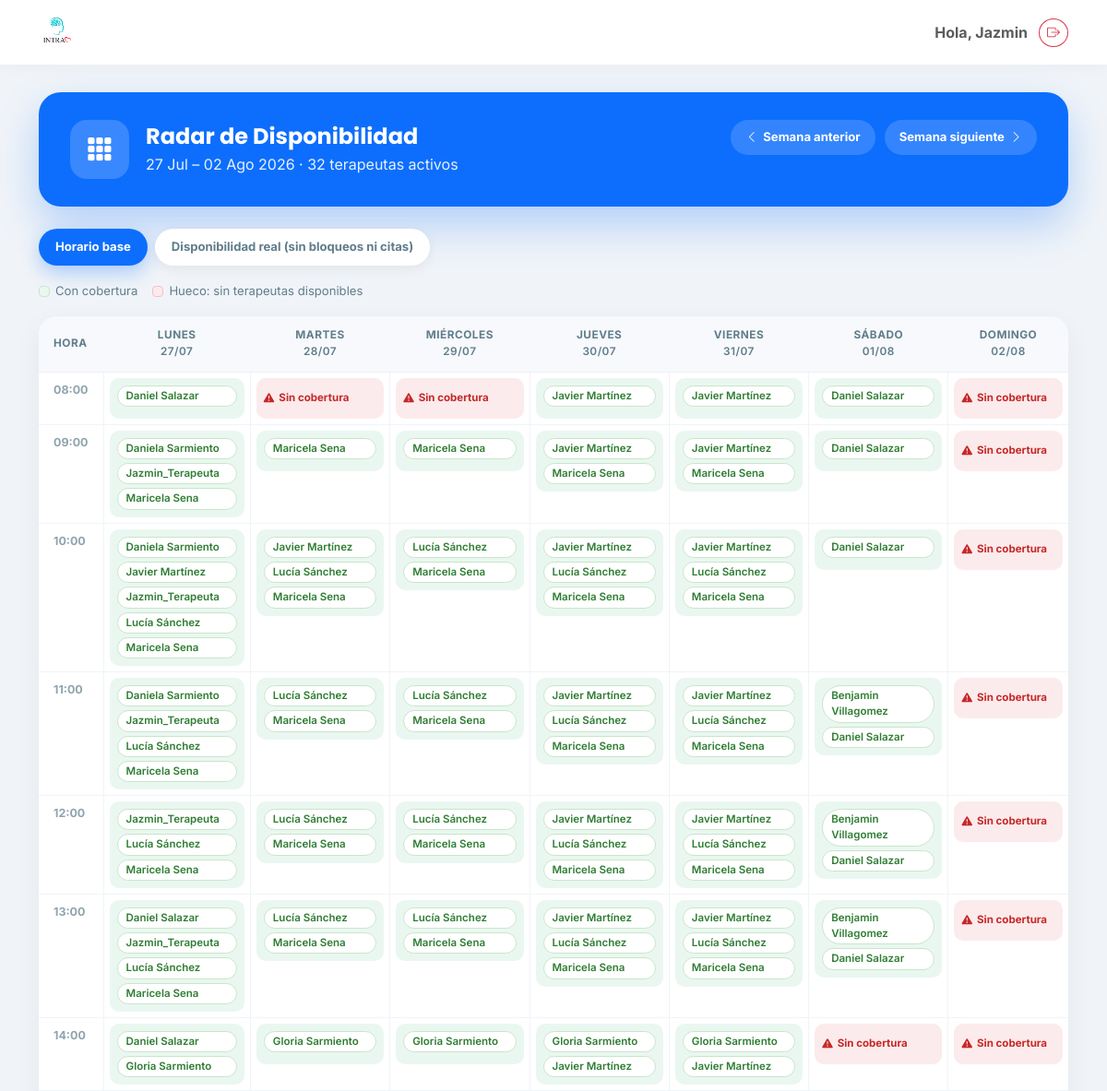
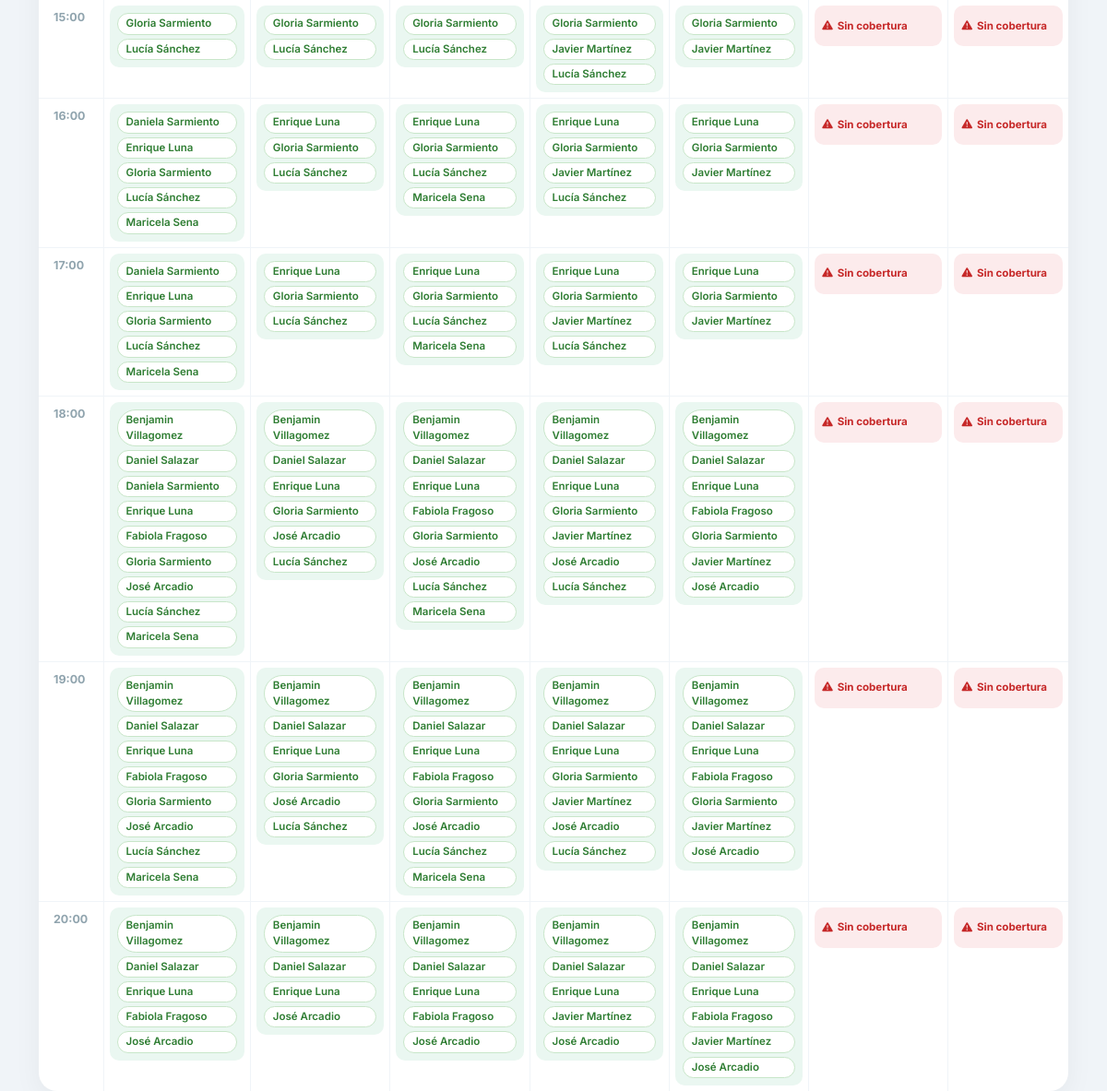
/disponibilidad/radar/ (signed in), run on the app's committed database (2 pictures, top to bottom).
### clinica/models.py (models this page shows, shortened)
class Terapeuta(models.Model):
    usuario = models.OneToOneField(User, on_delete=models.SET_NULL, null=True, blank=True, related_name='perfil_terapeuta')
    nombre = models.CharField(max_length=100)
    activo = models.BooleanField(default=True)

### clinica/views.py (the view)
# urls.py: path('disponibilidad/radar/', clinica_views.radar_disponibilidad_semanal, name='radar_disponibilidad_semanal'),
@login_required
def radar_disponibilidad_semanal(request):
    if not (request.user.is_staff or request.user.is_superuser):
        return redirect('home')
    hoy = timezone.localdate()
    lunes_actual = hoy - timedelta(days=hoy.weekday())
    semana_param = request.GET.get('semana', '')
    try:
        lunes = datetime.strptime(semana_param, '%Y-%m-%d').date() if semana_param else lunes_actual
        lunes = lunes - timedelta(days=lunes.weekday())
    except ValueError:
        lunes = lunes_actual
    fechas_semana = [lunes + timedelta(days=i) for i in range(7)]
    terapeutas = list(Terapeuta.objects.filter(activo=True).order_by('nombre'))
    terapeutas_ids = [t.id for t in terapeutas]
    terapeutas_by_id = {t.id: t for t in terapeutas}
    horarios_por_dia = defaultdict(list)
    for h in Horario.objects.filter(terapeuta_id__in=terapeutas_ids):
        horarios_por_dia[h.dia].append(h)
    bloqueos_por_terapeuta = defaultdict(list)
    for b in BloqueoAgendaTerapeuta.objects.filter(terapeuta_id__in=terapeutas_ids, activo=True):
        bloqueos_por_terapeuta[b.terapeuta_id].append(b)
    citas_por_terapeuta_fecha = defaultdict(list)
    citas_qs = Cita.objects.filter(
        terapeuta_id__in=terapeutas_ids,
        fecha__range=(fechas_semana[0], fechas_semana[-1]),
        estatus__in=Cita.ESTATUS_ACTIVOS,
    ).values('terapeuta_id', 'fecha', 'hora')
    for c in citas_qs:
        citas_por_terapeuta_fecha[(c['terapeuta_id'], c['fecha'])].append(c['hora'])
    dias_nombres = dict(DIAS_SEMANA)
    dias_header = [{'fecha': f, 'nombre': dias_nombres[f.weekday()]} for f in fechas_semana]
    filas = []
    for h in range(_RADAR_HORA_INICIO, _RADAR_HORA_FIN):
        slot_ini = time(h, 0)
        slot_fin = time(h + 1, 0) if h + 1 < 24 else time(23, 59)
        celdas = []
        for fecha in fechas_semana:
            dia_num = fecha.weekday()
            nombres_base = set()
            nombres_real = set()
            for horario in horarios_por_dia.get(dia_num, []):
                if not (horario.hora_inicio <= slot_ini < horario.hora_fin):
                    continue
                terapeuta = terapeutas_by_id.get(horario.terapeuta_id)
                if not terapeuta:
                    continue
                nombres_base.add(terapeuta.nombre)
                bloqueado = any(
                    b.bloquea_fecha_hora(fecha, slot_ini)
                    for b in bloqueos_por_terapeuta.get(horario.terapeuta_id, [])
                )
                if bloqueado:
                    continue
                ocupado = any(
                    slot_ini <= ho < slot_fin
                    for ho in citas_por_terapeuta_fecha.get((horario.terapeuta_id, fecha), [])
                )
                if ocupado:
                    continue
                nombres_real.add(terapeuta.nombre)
            celdas.append({
                'base': sorted(nombres_base),
                'real': sorted(nombres_real),
            })
        filas.append({'hora': f'{h:02d}:00', 'celdas': celdas})
    return render(request, 'clinica/radar_disponibilidad_semanal.html', {
        'dias_header': dias_header,
        'filas': filas,
        'lunes': lunes,
        'domingo': fechas_semana[-1],
        'semana_anterior': (lunes - timedelta(days=7)).isoformat(),
        'semana_siguiente': (lunes + timedelta(days=7)).isoformat(),
        'semana_actual': lunes_actual.isoformat(),
        'es_semana_actual': lunes == lunes_actual,
        'total_terapeutas': len(terapeutas),
    })

### clinica/models.py (called while the page is built)
    def aplica_en_fecha(self, fecha_obj):
        if not self.activo or not fecha_obj or fecha_obj < self.fecha_inicio:
            return False
        if self.alcance == self.ALCANCE_DIA_SEMANA and fecha_obj.weekday() != self.dia_semana:
            return False
        if self.tipo_bloqueo == self.TIPO_PERMANENTE:
            return True
        return bool(self.fecha_fin and self.fecha_inicio <= fecha_obj <= self.fecha_fin)

    def bloquea_fecha_hora(self, fecha_obj, hora_obj=None):
        if not self.aplica_en_fecha(fecha_obj):
            return False
        if self.hora_inicio and self.hora_fin and hora_obj:
            inicio = datetime.combine(self.fecha_inicio, self.hora_inicio)
            fecha_fin = self.fecha_fin if self.fecha_fin else self.fecha_inicio
            fin = datetime.combine(fecha_fin, self.hora_fin)
            fecha_hora_consulta = datetime.combine(fecha_obj, hora_obj)
            return inicio <= fecha_hora_consulta < fin
        return True

### clinica/templates/clinica/radar_disponibilidad_semanal.html (shortened to what this page needs)
{% extends 'clinica/base.html' %}
{% load static %}
{% block content %}
<div class="rd-hero">
    <div style="display:flex; align-items:center; gap:18px; min-width:280px;">
        <div class="rd-hero-icon"><i class="bi bi-grid-3x3-gap-fill"></i></div>
        <div>
            <h2 style="font-family:'Poppins',sans-serif; font-weight:700; margin:0 0 4px; font-size:1.5rem;">Radar de Disponibilidad</h2>
            <p style="margin:0; opacity:.9; font-size:1rem;">
                {{ lunes|date:"d M" }} – {{ domingo|date:"d M Y" }} · {{ total_terapeutas }} terapeuta{{ total_terapeutas|pluralize }} activo{{ total_terapeutas|pluralize }}
            </p>
        </div>
    </div>
    <div class="rd-nav">
        <a href="?semana={{ semana_anterior }}" class="rd-nav-btn"><i class="bi bi-chevron-left"></i> Semana anterior</a>
        <a href="?semana={{ semana_siguiente }}" class="rd-nav-btn">Semana siguiente <i class="bi bi-chevron-right"></i></a>
    </div>
</div>
<div class="rd-tabs">
    <button class="rd-tab active" data-modo="base" onclick="cambiarRDModo('base')">Horario base</button>
    <button class="rd-tab" data-modo="real" onclick="cambiarRDModo('real')">Disponibilidad real (sin bloqueos ni citas)</button>
</div>
<div class="rd-leyenda">
    <span class="rd-leyenda-chip"><span class="rd-leyenda-dot" style="background:#EAF7F1;border:1px solid #C8E6C9;"></span> Con cobertura</span>
    <span class="rd-leyenda-chip"><span class="rd-leyenda-dot" style="background:#FCEBEC;border:1px solid #F8BBD0;"></span> Hueco: sin terapeutas disponibles</span>
</div>
<div class="rd-tabla-card">
    <div class="rd-tabla-wrap">
        <table class="rd-tabla" id="rdTabla" data-modo="base">
            <thead>
                <tr>
                    <th class="rd-th-hora">Hora</th>
                    {% for dia in dias_header %}
                        <th>{{ dia.nombre }}<br><span style="font-weight:600;">{{ dia.fecha|date:"d/m" }}</span></th>
                    {% endfor %}
                </tr>
            </thead>
            <tbody>
                {% for fila in filas %}
                <tr>
                    <td class="rd-td-hora">{{ fila.hora }}</td>
                    {% for celda in fila.celdas %}
                    <td class="rd-celda">
                        <div class="rd-celda-inner rd-view-base {% if celda.base %}rd-ok{% else %}rd-hueco{% endif %}">
                            {% for nombre in celda.base %}
                                <span class="rd-chip-terapeuta">{{ nombre }}</span>
                            {% empty %}
                                <span class="rd-hueco-label"><i class="bi bi-exclamation-triangle-fill"></i> Sin cobertura</span>
                            {% endfor %}
                        </div>
                    </td>
                    {% endfor %}
                </tr>
                {% endfor %}
            </tbody>
        </table>
    </div>
</div>
{% endblock %}

### clinica/templates/clinica/base.html (shortened to what this page needs)
{% load static %}
<!DOCTYPE html>
<html lang="es">
<head>
    <link href="https://cdn.jsdelivr.net/npm/bootstrap@5.3.0/dist/css/bootstrap.min.css" rel="stylesheet">
    <link rel="stylesheet" href="https://cdn.jsdelivr.net/npm/bootstrap-icons@1.10.5/font/bootstrap-icons.css">
</head>
<body>
    <nav class="navbar navbar-expand-lg fixed-top">
        <div class="container">
            <a class="navbar-brand d-flex align-items-center" href="{% url 'home' %}">
               <img src="{% static 'clinica/images/logo.png' %}" alt="Logo INTRA" class="me-2">
            </a>
            <div class="d-flex align-items-center gap-2">
                <span class="me-1 text-muted fw-bold d-none d-md-block">
                    Hola, {{ user.username|title }}
                </span>
<form action="{% url 'logout' %}" method="post">
                    <button type="submit" class="btn btn-outline-danger btn-sm rounded-circle" title="Cerrar Sesión">
                        <i class="bi bi-box-arrow-right"></i>
                    </button>
                </form>
            </div>
        </div>
    </nav>
    <div class="container" style="margin-top: 100px;">
        {% block content %}
        {% endblock %}
    </div>
</body>
<link href="https://cdn.jsdelivr.net/npm/select2@4.1.0-rc.0/dist/css/select2.min.css" rel="stylesheet" />
<link rel="stylesheet" href="https://cdn.jsdelivr.net/npm/select2-bootstrap-5-theme@1.3.0/dist/select2-bootstrap-5-theme.min.css" />
</html>

### clinica/templates/clinica/base.html (style rules this page uses)
:root { --intra-primary: #26C6DA; --intra-secondary: #EF5350; --intra-dark: #37474F; --intra-light: #F0F4F8; --intra-white: #FFFFFF; }
body { background-color: var(--intra-light); font-family: 'Inter', sans-serif; color: var(--intra-dark); }
h1, h2, h3, h4, h5, .navbar-brand { font-family: 'Poppins', sans-serif; }
.navbar { background-color: var(--intra-white); box-shadow: 0 2px 15px rgba(0,0,0,0.03); padding-top: 10px; padding-bottom: 10px; }
.navbar-brand img { height: 40px; width: auto; }

### clinica/templates/clinica/radar_disponibilidad_semanal.html (style rules this page uses)
.rd-hero { background: #0d6efd; border-radius: 24px; padding: 30px 34px; box-shadow: 0 20px 45px rgba(13,110,253,.28); color: #fff; margin-bottom: 24px; display: flex; justify-content: space-between; align-items: flex-start; gap: 20px; flex-wrap: wrap; }
.rd-hero-icon { width: 64px; height: 64px; border-radius: 18px; background: rgba(255,255,255,.18); display: flex; align-items: center; justify-content: center; font-size: 1.8rem; flex-shrink: 0; }
.rd-nav { display: flex; align-items: center; gap: 10px; flex-wrap: wrap; }
.rd-nav-btn { display: inline-flex; align-items: center; gap: 6px; background: rgba(255,255,255,.16); color: #fff; border: none; padding: 9px 16px; border-radius: 999px; font-weight: 700; font-size: .82rem; cursor: pointer; text-decoration: none; transition: background .15s ease; }
.rd-tabs { display: flex; gap: 8px; flex-wrap: wrap; margin-bottom: 18px; }
.rd-tab { border: none; background: #fff; color: #607D8B; font-weight: 700; font-size: .82rem; padding: 10px 18px; border-radius: 999px; box-shadow: 0 4px 14px rgba(0,0,0,.06); cursor: pointer; }
.rd-tab.active { background: #0d6efd; color: #fff; box-shadow: 0 8px 20px rgba(13,110,253,.3); }
.rd-leyenda { display: flex; align-items: center; gap: 16px; margin-bottom: 18px; flex-wrap: wrap; font-size: .82rem; color: #607D8B; }
.rd-leyenda-chip { display: inline-flex; align-items: center; gap: 6px; }
.rd-leyenda-dot { width: 12px; height: 12px; border-radius: 4px; display: inline-block; }
.rd-tabla-card { background: #fff; border-radius: 20px; box-shadow: 0 10px 30px rgba(0,0,0,.05); overflow: hidden; }
.rd-tabla-wrap { overflow-x: auto; }
.rd-tabla { width: 100%; border-collapse: collapse; min-width: 1100px; }
.rd-tabla th { text-align: center; padding: 12px 8px; font-size: .74rem; text-transform: uppercase; letter-spacing: .04em; color: #607D8B; font-weight: 700; background: #F7F9FC; border-bottom: 1px solid #EEF1F5; white-space: nowrap; }
.rd-tabla th.rd-th-hora { text-align: left; padding-left: 16px; }
.rd-tabla td.rd-td-hora { padding: 10px 16px; font-size: .78rem; font-weight: 700; color: #90A4AE; white-space: nowrap; border-top: 1px solid #F0F4F8; vertical-align: top; }
.rd-tabla td.rd-celda { padding: 6px; border-top: 1px solid #F0F4F8; border-left: 1px solid #F0F4F8; vertical-align: top; min-width: 130px; }
.rd-celda-inner { border-radius: 10px; padding: 8px; min-height: 44px; display: flex; flex-direction: column; gap: 4px; }
.rd-celda-inner.rd-ok { background: #EAF7F1; }
.rd-celda-inner.rd-hueco { background: #FCEBEC; }
.rd-chip-terapeuta { display: inline-block; background: #fff; color: #2E7D32; border: 1px solid #C8E6C9; border-radius: 999px; padding: 2px 9px; font-size: .72rem; font-weight: 600; line-height: 1.5; }
.rd-hueco-label { display: flex; align-items: center; gap: 5px; color: #C62828; font-size: .72rem; font-weight: 700; margin: auto 0; }

### data on the page
Terapeuta: base "Daniel Salazar" "Daniel Salazar" "Daniel Salazar" "Daniel Salazar" "Daniel Salazar" "Daniel Salazar" "Daniel Salazar" "Daniel Salazar" "Daniel Salazar" "Daniel Salazar" "Daniel Salazar" "Daniel Salazar" "Daniel Salazar" "Daniel Salazar" "Daniel Salazar" "Daniel Salazar" "Daniel Salazar" "Daniel Salazar" "Daniel Salazar" "Daniel Salazar" "Daniel Salazar" "Daniel Salazar" "Daniel Salazar" "Daniel Salazar"
Terapeuta: base "Javier Martínez" "Javier Martínez" "Javier Martínez" "Javier Martínez" "Javier Martínez" "Javier Martínez" "Javier Martínez" "Javier Martínez" "Javier Martínez" "Javier Martínez" "Javier Martínez" "Javier Martínez" "Javier Martínez" "Javier Martínez" "Javier Martínez" "Javier Martínez" "Javier Martínez" "Javier Martínez" "Javier Martínez" "Javier Martínez" "Javier Martínez" "Javier Martínez" "Javier Martínez" "Javier Martínez" "Javier Martínez" "Javier Martínez" "Javier Martínez" "Javier Martínez"
Terapeuta: base "Daniela Sarmiento" "Daniela Sarmiento" "Daniela Sarmiento" "Daniela Sarmiento" "Daniela Sarmiento" "Daniela Sarmiento"
Terapeuta: base "Jazmin_Terapeuta" "Jazmin_Terapeuta" "Jazmin_Terapeuta" "Jazmin_Terapeuta" "Jazmin_Terapeuta"
Terapeuta: base "Maricela Sena" "Maricela Sena" "Maricela Sena" "Maricela Sena" "Maricela Sena" "Maricela Sena" "Maricela Sena" "Maricela Sena" "Maricela Sena" "Maricela Sena" "Maricela Sena" "Maricela Sena" "Maricela Sena" "Maricela Sena" "Maricela Sena" "Maricela Sena" "Maricela Sena" "Maricela Sena" "Maricela Sena" "Maricela Sena" "Maricela Sena" "Maricela Sena" "Maricela Sena" "Maricela Sena" "Maricela Sena" "Maricela Sena" "Maricela Sena" "Maricela Sena" "Maricela Sena" "Maricela Sena" "Maricela Sena" "Maricela Sena" "Maricela Sena"
Terapeuta: base "Lucía Sánchez" "Lucía Sánchez" "Lucía Sánchez" "Lucía Sánchez" "Lucía Sánchez" "Lucía Sánchez" "Lucía Sánchez" "Lucía Sánchez" "Lucía Sánchez" "Lucía Sánchez" "Lucía Sánchez" "Lucía Sánchez" "Lucía Sánchez" "Lucía Sánchez" "Lucía Sánchez" "Lucía Sánchez" "Lucía Sánchez" "Lucía Sánchez" "Lucía Sánchez" "Lucía Sánchez" "Lucía Sánchez" "Lucía Sánchez" "Lucía Sánchez" "Lucía Sánchez" "Lucía Sánchez" "Lucía Sánchez" "Lucía Sánchez" "Lucía Sánchez" "Lucía Sánchez" "Lucía Sánchez" "Lucía Sánchez" "Lucía Sánchez" "Lucía Sánchez" "Lucía Sánchez" "Lucía Sánchez" "Lucía Sánchez" "Lucía Sánchez" "Lucía Sánchez" "Lucía Sánchez" "Lucía Sánchez"
Terapeuta: base "Benjamin Villagomez" "Benjamin Villagomez" "Benjamin Villagomez" "Benjamin Villagomez" "Benjamin Villagomez" "Benjamin Villagomez" "Benjamin Villagomez" "Benjamin Villagomez" "Benjamin Villagomez" "Benjamin Villagomez" "Benjamin Villagomez" "Benjamin Villagomez" "Benjamin Villagomez" "Benjamin Villagomez" "Benjamin Villagomez" "Benjamin Villagomez" "Benjamin Villagomez" "Benjamin Villagomez"
Terapeuta: base "Gloria Sarmiento" "Gloria Sarmiento" "Gloria Sarmiento" "Gloria Sarmiento" "Gloria Sarmiento" "Gloria Sarmiento" "Gloria Sarmiento" "Gloria Sarmiento" "Gloria Sarmiento" "Gloria Sarmiento" "Gloria Sarmiento" "Gloria Sarmiento" "Gloria Sarmiento" "Gloria Sarmiento" "Gloria Sarmiento" "Gloria Sarmiento" "Gloria Sarmiento" "Gloria Sarmiento" "Gloria Sarmiento" "Gloria Sarmiento" "Gloria Sarmiento" "Gloria Sarmiento" "Gloria Sarmiento" "Gloria Sarmiento" "Gloria Sarmiento" "Gloria Sarmiento" "Gloria Sarmiento" "Gloria Sarmiento" "Gloria Sarmiento" "Gloria Sarmiento"
Terapeuta: base "Enrique Luna" "Enrique Luna" "Enrique Luna" "Enrique Luna" "Enrique Luna" "Enrique Luna" "Enrique Luna" "Enrique Luna" "Enrique Luna" "Enrique Luna" "Enrique Luna" "Enrique Luna" "Enrique Luna" "Enrique Luna" "Enrique Luna" "Enrique Luna" "Enrique Luna" "Enrique Luna" "Enrique Luna" "Enrique Luna" "Enrique Luna" "Enrique Luna" "Enrique Luna" "Enrique Luna" "Enrique Luna"
Terapeuta: base "Fabiola Fragoso" "Fabiola Fragoso" "Fabiola Fragoso" "Fabiola Fragoso" "Fabiola Fragoso" "Fabiola Fragoso" "Fabiola Fragoso" "Fabiola Fragoso" "Fabiola Fragoso"
Terapeuta: base "José Arcadio" "José Arcadio" "José Arcadio" "José Arcadio" "José Arcadio" "José Arcadio" "José Arcadio" "José Arcadio" "José Arcadio" "José Arcadio" "José Arcadio" "José Arcadio" "José Arcadio" "José Arcadio" "José Arcadio"

### other printed values
{{ user.username|title }} "Jazmin"
{{ lunes|date:"d M" }} "27 Jul"
{{ domingo|date:"d M Y" }} "02 Ago 2026"
{{ total_terapeutas }} "32"
{{ dia.nombre }} "LUNES" "MARTES" "MIÉRCOLES" "JUEVES" "VIERNES" "SÁBADO" "DOMINGO"
{{ dia.fecha|date:"d/m" }} "27/07" "28/07" "29/07" "30/07" "31/07" "01/08" "02/08"
{{ fila.hora }} "08:00" "09:00" "10:00" "11:00" "12:00" "13:00" "14:00" "15:00" "16:00" "17:00" "18:00" "19:00" "20:00"
